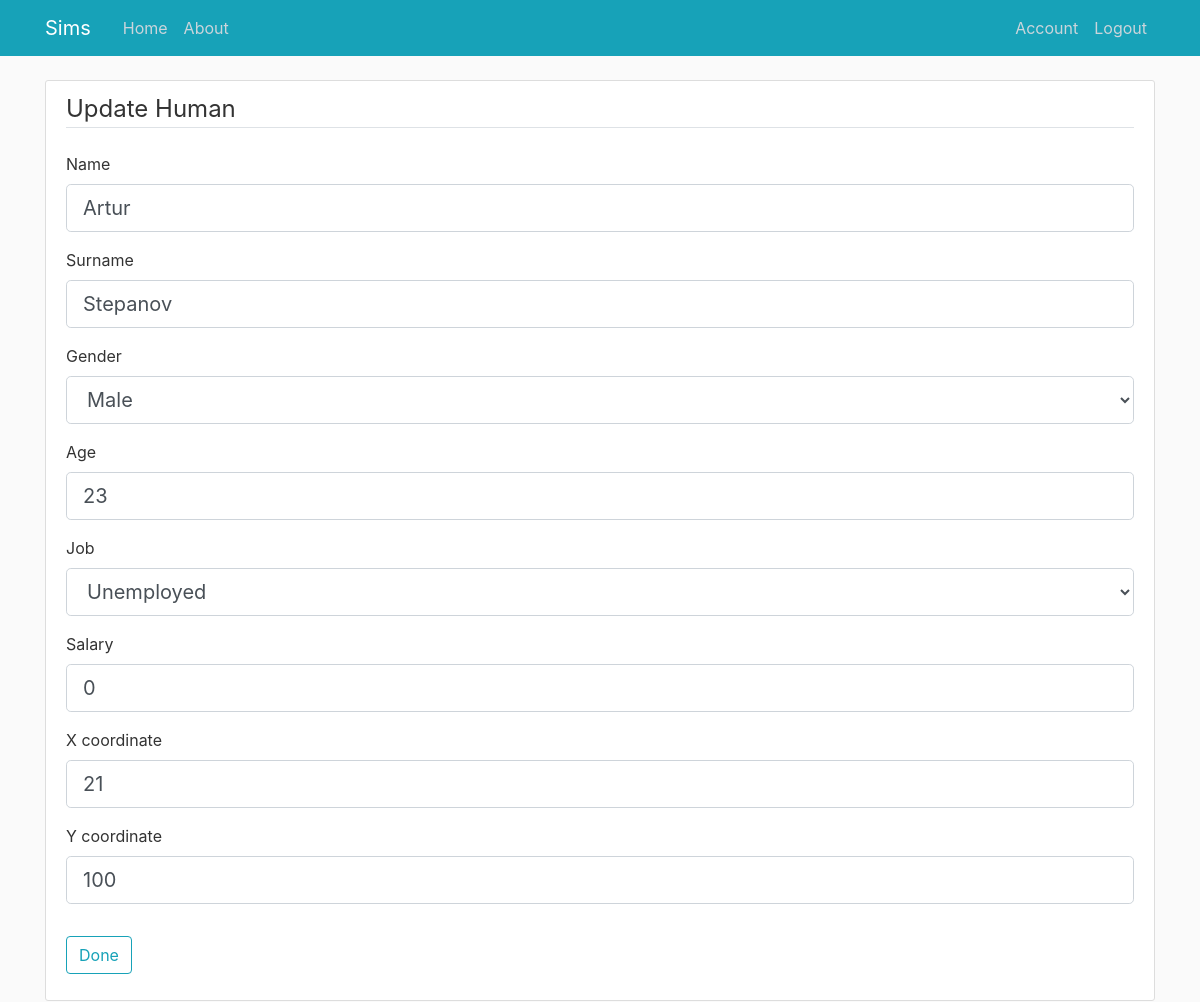
The page /human/2/update (signed in) on the database as committed earlier.
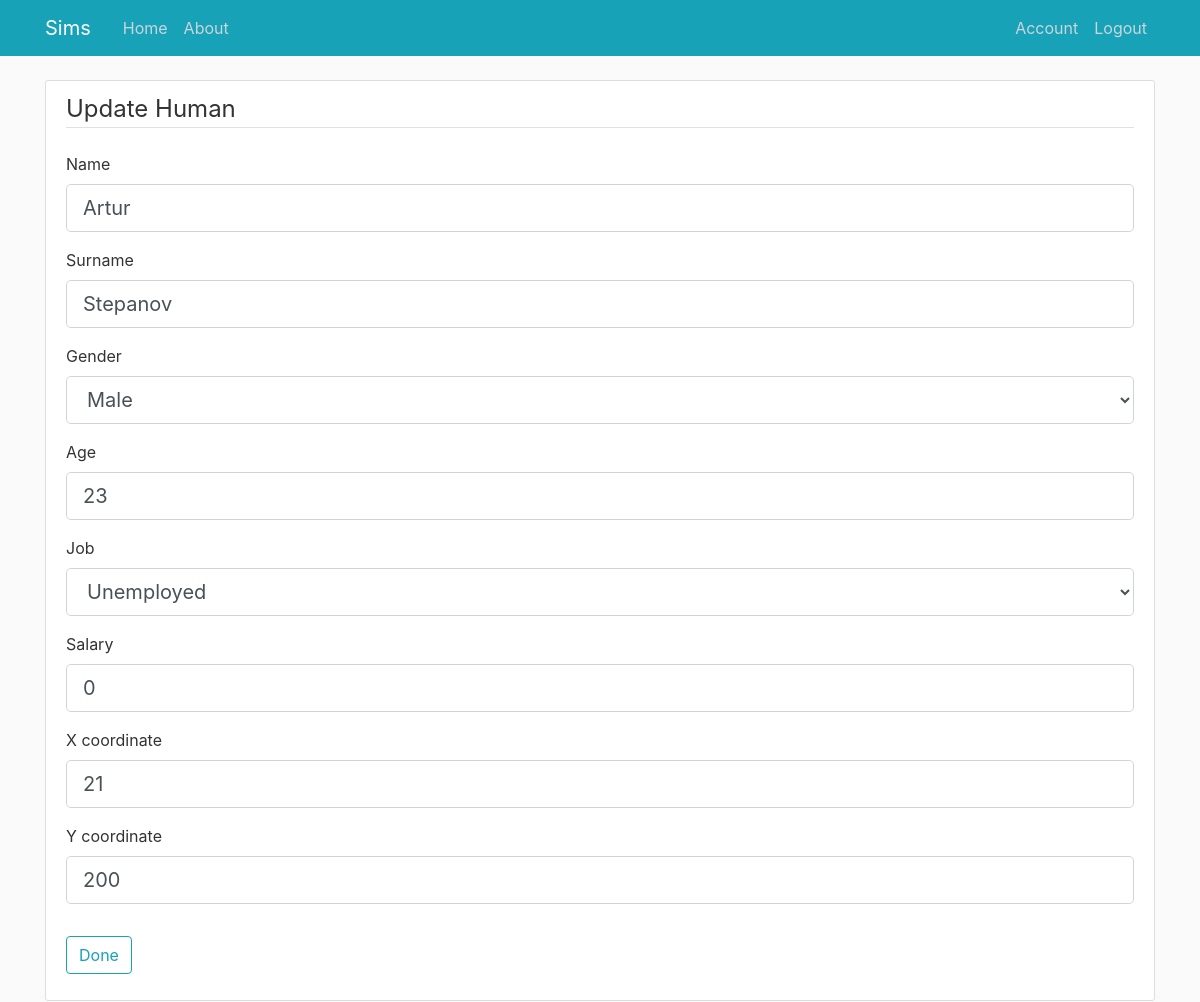
The same page on the database as committed later.
### sims/models.py (models this page shows, shortened)
class Human(db.Model):
    id = db.Column(db.Integer, primary_key=True)
    name = db.Column(db.String(100), nullable=False)
    surname = db.Column(db.String(100), nullable=False)
    gender = db.Column(db.Enum(Gender), nullable=False)
    age = db.Column(db.Integer, nullable=False)
    job = db.Column(db.Enum(Job), default=Job.UNEMPLOYED)
    salary = db.Column(db.Integer, default=0)
    x_coordinate = db.Column(db.Integer, nullable=False, default=0)
    y_coordinate = db.Column(db.Integer, nullable=False, default=0)
    family_id = db.Column(db.Integer, db.ForeignKey('family.id'))
    plumbob = db.Column(db.Enum(Plumbob), default=Plumbob.GREEN)

### sims/humans/routes.py (the view)
@humans.route("/human/<int:human_id>/update", methods=['GET', 'POST'])
@login_required
def update_human(human_id):
    human = Human.query.get_or_404(human_id)
    form = HumanForm()
    if form.validate_on_submit():
        try:
            job = Job(form.job.data)
            gender = Gender(form.gender.data)
        except KeyError:
            flash('Invalid gender or job type', 'danger')
            return redirect(url_for('main.home'))
        human.name = form.name.data
        human.surname = form.surname.data
        human.gender = gender
        human.job = job
        human.salary = form.salary.data
        human.age = form.age.data
        human.x_coordinate = form.x_coordinate.data
        human.y_coordinate = form.y_coordinate.data
        db.session.commit()
        flash('Your human has been updated!', 'success')
        return redirect(url_for('humans.human', human_id=human.id))
    elif request.method == 'GET':
        form.name.data = human.name
        form.surname.data = human.surname
        form.gender.data = human.gender
        form.job.data = human.job
        form.salary.data = human.salary
        form.age.data = human.age
        form.x_coordinate.data = human.x_coordinate
        form.y_coordinate.data = human.y_coordinate
    return render_template('humans/create_human.html', form=form, legend='Update Human', title='Update Human')

### sims/humans/forms.py
class HumanForm(FlaskForm):
    name = StringField('Name',
                       validators=[DataRequired(), Regexp(r'^[A-Za-z]+$', message='Name should contain only letters.')])
    surname = StringField('Surname', validators=[DataRequired(), Regexp(r'^[A-Za-z]+$',
                                                                        message='Surname should contain only letters.')])
    gender = SelectField('Gender', choices=[(gender.value, gender.value) for gender in Gender],
                         validators=[DataRequired()])
    age = IntegerField('Age', validators=[InputRequired(), NumberRange(min=0, max=100)])
    salary = IntegerField('Salary', validators=[InputRequired(), NumberRange(min=0, max=1000000)])
    job = SelectField('Job', choices=[(job.value, job.value) for job in Job],
                      validators=[DataRequired()])
    x_coordinate = IntegerField('X coordinate', validators=[DataRequired(), NumberRange(min=-450, max=450)])
    y_coordinate = IntegerField('Y coordinate', validators=[DataRequired(), NumberRange(min=-200, max=200)])
    submit = SubmitField('Done')

### sims/models.py (called while the page is built)
@login_manager.user_loader
def load_user(user_id):
    return User.query.get(int(user_id))

### sims/templates/humans/create_human.html (shortened to what the changed rows need)
{% extends "layout.html" %}
{% block content %}
    <div class="content-section">
        <form method="POST" action="">
            <fieldset class="form-group">
                <div class="form-group">
                    {{ form.name.label(class="form-control-label") }}
                    {% if form.name.errors %}
                        {{ form.name(class="form-control form-control-lg is-invalid") }}
                        <div class="invalid-feedback">
                            {% for error in form.name.errors %}
                                <span>{{ error }}</span>
                            {% endfor %}
                        </div>
                    {% else %}
                        {{ form.name(class="form-control form-control-lg") }}
                    {% endif %}
                </div>
                <div class="form-group">
                    {{ form.surname.label(class="form-control-label") }}
                    {% if form.surname.errors %}
                        {{ form.surname(class="form-control form-control-lg is-invalid") }}
                        <div class="invalid-feedback">
                            {% for error in form.surname.errors %}
                                <span>{{ error }}</span>
                            {% endfor %}
                        </div>
                    {% else %}
                        {{ form.surname(class="form-control form-control-lg") }}
                    {% endif %}
                </div>
                <div class="form-group">
                    {{ form.gender.label(class="form-control-label") }}
                    {% if form.gender.errors %}
                        {{ form.gender(class="form-control form-control-lg is-invalid") }}
                        <div class="invalid-feedback">
                            {% for error in form.gender.errors %}
                                <span>{{ error }}</span>
                            {% endfor %}
                        </div>
                    {% else %}
                        {{ form.gender(class="form-control form-control-lg") }}
                    {% endif %}
                </div>
                <div class="form-group">
                    {{ form.age.label(class="form-control-label") }}
                    {% if form.age.errors %}
                        {{ form.age(class="form-control form-control-lg is-invalid") }}
                        <div class="invalid-feedback">
                            {% for error in form.age.errors %}
                                <span>{{ error }}</span>
                            {% endfor %}
                        </div>
                    {% else %}
                        {{ form.age(class="form-control form-control-lg") }}
                    {% endif %}
                </div>
                <div class="form-group">
                    {{ form.job.label(class="form-control-label") }}
                    {% if form.job.errors %}
                        {{ form.job(class="form-control form-control-lg is-invalid") }}
                        <div class="invalid-feedback">
                            {% for error in form.job.errors %}
                                <span>{{ error }}</span>
                            {% endfor %}
                        </div>
                    {% else %}
                        {{ form.job(class="form-control form-control-lg") }}
                    {% endif %}
                </div>
                <div class="form-group">
                    {{ form.salary.label(class="form-control-label") }}
                    {% if form.salary.errors %}
                        {{ form.salary(class="form-control form-control-lg is-invalid") }}
                        <div class="invalid-feedback">
                            {% for error in form.salary.errors %}
                                <span>{{ error }}</span>
                            {% endfor %}
                        </div>
                    {% else %}
                        {{ form.salary(class="form-control form-control-lg") }}
                    {% endif %}
                </div>
                <div class="form-group">
                    {{ form.x_coordinate.label(class="form-control-label") }}
                    {% if form.x_coordinate.errors %}
                        {{ form.x_coordinate(class="form-control form-control-lg is-invalid") }}
                        <div class="invalid-feedback">
                            {% for error in form.x_coordinate.errors %}
                                <span>{{ error }}</span>
                            {% endfor %}
                        </div>
                    {% else %}
                        {{ form.x_coordinate(class="form-control form-control-lg") }}
                    {% endif %}
                </div>
                <div class="form-group">
                    {{ form.y_coordinate.label(class="form-control-label") }}
                    {% if form.y_coordinate.errors %}
                        {{ form.y_coordinate(class="form-control form-control-lg is-invalid") }}
                        <div class="invalid-feedback">
                            {% for error in form.y_coordinate.errors %}
                                <span>{{ error }}</span>
                            {% endfor %}
                        </div>
                    {% else %}
                        {{ form.y_coordinate(class="form-control form-control-lg") }}
                    {% endif %}
                </div>
            </fieldset>
        </form>
    </div>
{% endblock content %}

Rows that differ between the two databases and show on the page:
changed Human "Artur": y_coordinate "100" → "200"
